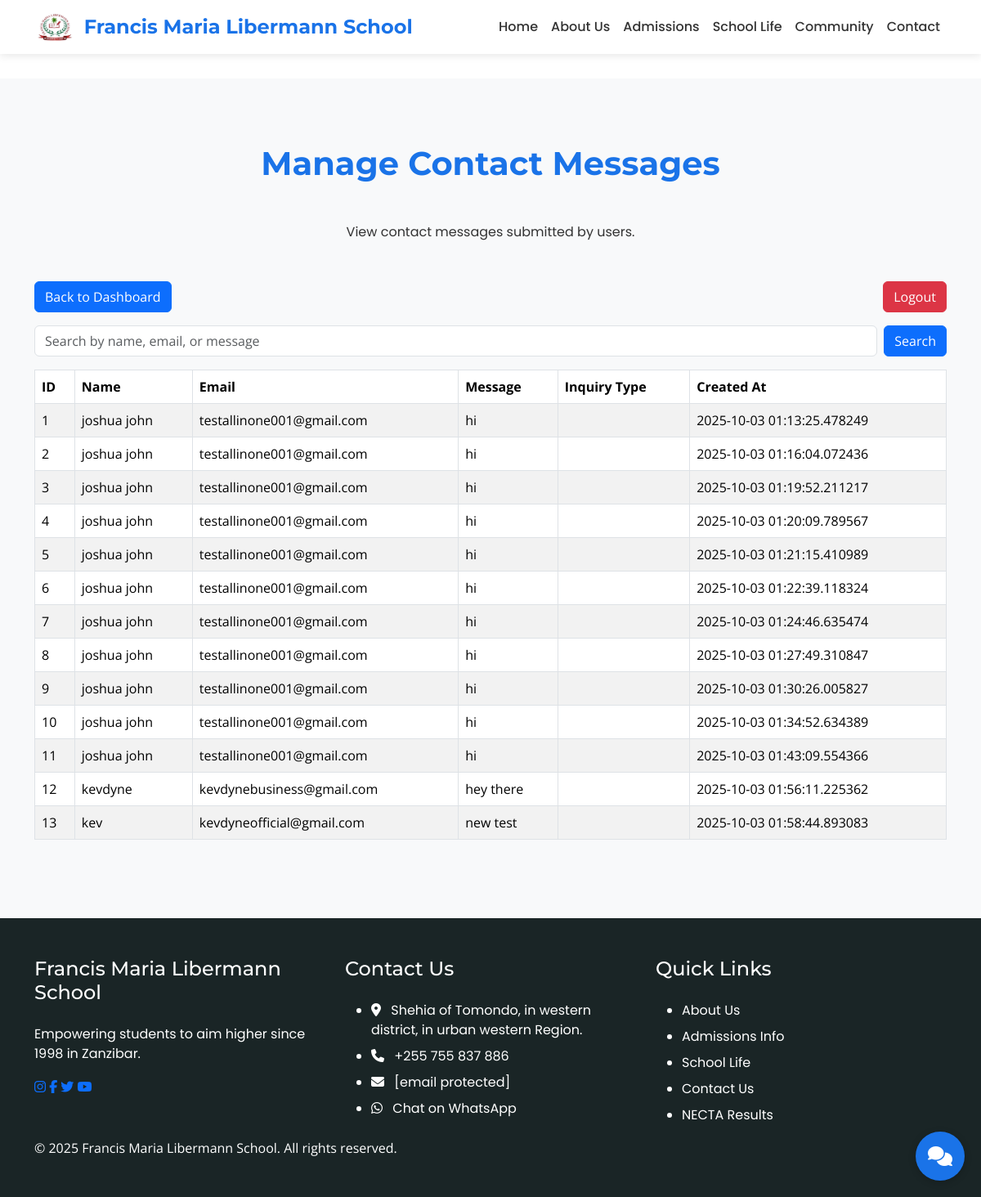
The app's page /admin/contacts (signed in), older data.
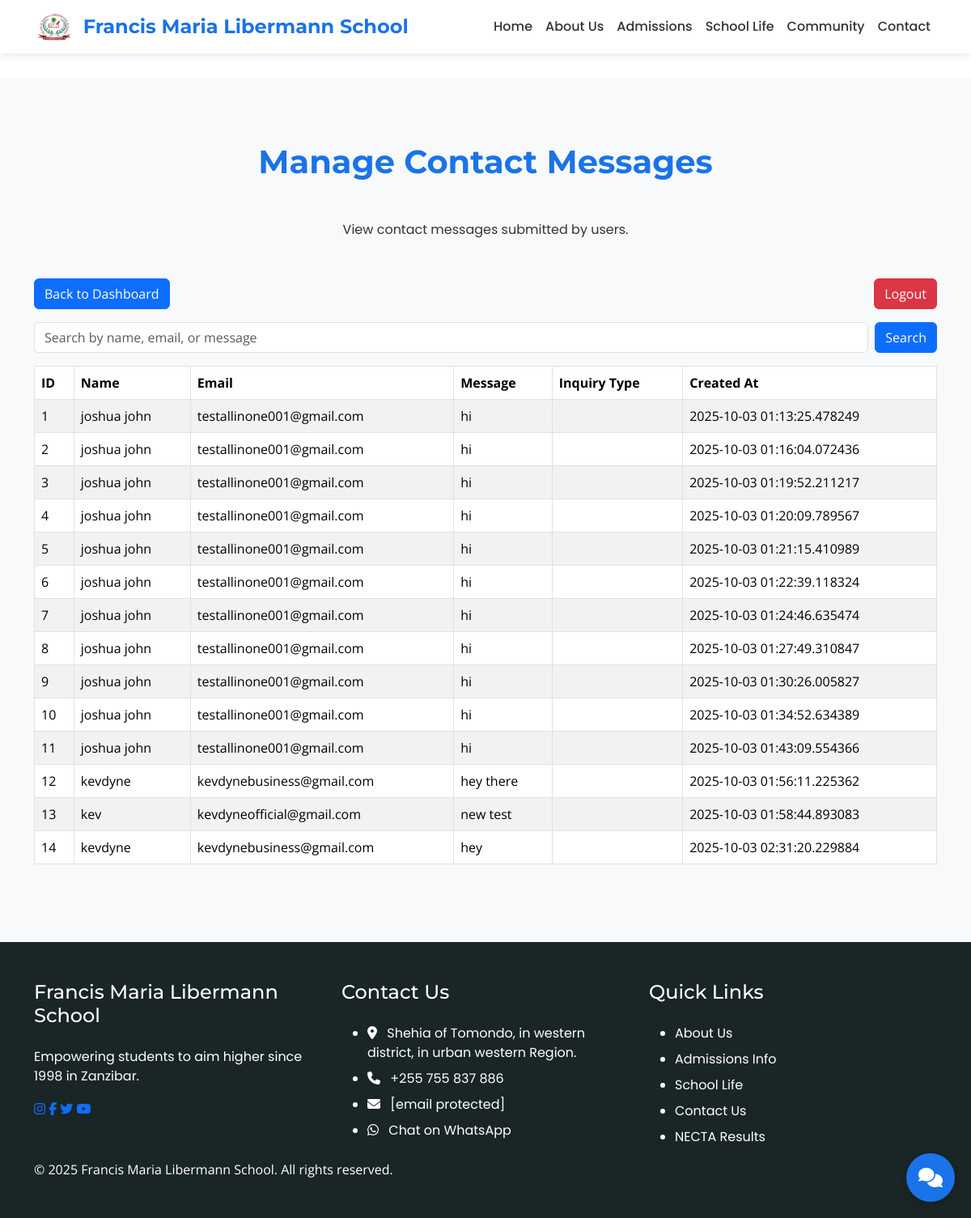
The same page, newer data.
### app/models.py (models this page shows, shortened)
class Contact(db.Model):
    id = db.Column(db.Integer, primary_key=True)
    name = db.Column(db.String(100), nullable=False)
    email = db.Column(db.String(120), nullable=False)
    message = db.Column(db.Text, nullable=False)
    created_at = db.Column(db.DateTime, default=datetime.utcnow)

### app/routes.py (the view, shortened to what this page needs)
@main.route('/admin/contacts', methods=['GET', 'POST'])
@login_required
def admin_contacts():
    search_query = request.form.get('search', '') if request.method == 'POST' else ''
    if search_query:
        contacts = Contact.query.filter(
            (Contact.name.ilike(f'%{search_query}%')) |
            (Contact.email.ilike(f'%{search_query}%')) |
            (Contact.message.ilike(f'%{search_query}%'))
        ).all()
    else:
        contacts = Contact.query.all()
    return render_template('admin_contacts.html', contacts=contacts, search_query=search_query)

### app/templates/admin_contacts.html
{% extends "base.html" %}
{% block content %}
<section class="section bg-light">
    <div class="container">
        <h2 class="section-title">Manage Contact Messages</h2>
        <p class="text-center mb-5">View contact messages submitted by users.</p>
        <div class="row mb-3">
            <div class="col-md-12">
                <a href="{{ url_for('main.admin_dashboard') }}" class="btn btn-primary">Back to Dashboard</a>
                <a href="{{ url_for('main.admin_logout') }}" class="btn btn-danger float-end">Logout</a>
            </div>
        </div>
        <div class="row mb-3">
            <div class="col-md-12">
                <form method="POST" class="d-flex">
                    <input type="text" name="search" class="form-control me-2" placeholder="Search by name, email, or message" value="{{ search_query }}">
                    <button type="submit" class="btn btn-primary">Search</button>
                </form>
            </div>
        </div>
        <div class="row">
            <div class="col-md-12">
                <table class="table table-bordered table-striped">
                    <thead>
                        <tr>
                            <th>ID</th>
                            <th>Name</th>
                            <th>Email</th>
                            <th>Message</th>
                            <th>Inquiry Type</th>
                            <th>Created At</th>
                        </tr>
                    </thead>
                    <tbody>
                        {% for contact in contacts %}
                        <tr>
                            <td>{{ contact.id }}</td>
                            <td>{{ contact.name }}</td>
                            <td>{{ contact.email }}</td>
                            <td>{{ contact.message }}</td>
                            <td>{{ contact.inquiry_type }}</td>
                            <td>{{ contact.created_at }}</td>
                        </tr>
                        {% endfor %}
                    </tbody>
                </table>
            </div>
        </div>
    </div>
</section>
{% endblock %}

### app/templates/base.html (shortened to what this page needs)
<!DOCTYPE html>
<html lang="en">
<head>
    <link rel="stylesheet" href="https://cdnjs.cloudflare.com/ajax/libs/font-awesome/6.5.1/css/all.min.css">
    <link href="https://cdn.jsdelivr.net/npm/bootstrap@5.3.3/dist/css/bootstrap.min.css" rel="stylesheet">
    <link rel="stylesheet" href="https://unpkg.com/aos@2.3.1/dist/aos.css">
    <link rel="stylesheet" href="{{ url_for('static', filename='styles.css') }}">
</head>
<body>
    <div id="content" style="display: none;">
        <nav class="navbar navbar-expand-lg navbar-light fixed-top" id="mainNav">
            <div class="container">
                <a class="navbar-brand" href="{{ url_for('main.index') }}" data-translate="Francis Maria Libermann School">
                    <img src="{{ url_for('static', filename='assets/logo.jpeg') }}" alt="FML Logo" style="height: 40px; display: inline-block; vertical-align: middle; margin-right: 10px;">
                    Francis Maria Libermann School
                </a>
                <div class="collapse navbar-collapse" id="navbarNav">
                    <ul class="navbar-nav ms-auto">
                        <li class="nav-item">
                            <a class="nav-link {% if current_page == 'index' %}active{% endif %}" href="{{ url_for('main.index') }}" data-translate="Home">Home</a>
                        </li>
                        <li class="nav-item">
                            <a class="nav-link {% if current_page == 'about' %}active{% endif %}" href="{{ url_for('main.index') }}#about" data-translate="About Us">About Us</a>
                        </li>
                        <li class="nav-item">
                            <a class="nav-link {% if current_page == 'admissions' %}active{% endif %}" href="{{ url_for('main.admissions') }}" data-translate="Admissions">Admissions</a>
                        </li>
                        <li class="nav-item">
                            <a class="nav-link {% if current_page == 'school-life' %}active{% endif %}" href="{{ url_for('main.school_life') }}" data-translate="School Life">School Life</a>
                        </li>
                        <li class="nav-item">
                            <a class="nav-link {% if current_page == 'community' %}active{% endif %}" href="{{ url_for('main.community') }}" data-translate="Community">Community</a>
                        </li>
                        <li class="nav-item">
                            <a class="nav-link {% if current_page == 'contact' %}active{% endif %}" href="{{ url_for('main.contact') }}" data-translate="Contact">Contact</a>
                        </li>
                    </ul>
                </div>
            </div>
        </nav>
        <div class="container mt-5 pt-5" id="flashMessages">
        </div>
        {% block content %}{% endblock %}
        <footer class="footer">
            <div class="container">
                <div class="row">
                    <div class="col-lg-4 mb-4 mb-lg-0">
                        <h4 data-translate="Francis Maria Libermann School">Francis Maria Libermann School</h4>
                        <p data-translate="Empowering students to aim higher since 1998 in Zanzibar.">
                            Empowering students to aim higher since 1998 in Zanzibar.
                        </p>
                        <div class="social-links">
                            <a href="https://www.instagram.com/fmlibermann/?hl=en" target="_blank" aria-label="Instagram"><i class="fab fa-instagram"></i></a>
                            <a href="#" aria-label="Facebook"><i class="fab fa-facebook-f"></i></a>
                            <a href="#" aria-label="Twitter"><i class="fab fa-twitter"></i></a>
                            <a href="#" aria-label="YouTube"><i class="fab fa-youtube"></i></a>
                        </div>
                    </div>
                    <div class="col-lg-4 mb-4 mb-lg-0">
                        <h4 data-translate="Contact Us">Contact Us</h4>
                        <ul class="footer-links">
                            <li><i class="fas fa-map-marker-alt me-2" aria-hidden="true"></i> <span data-translate="Shehia of Tomondo, in western district, in urban western Region.">Shehia of Tomondo, in western district, in urban western Region.</span></li>
                            <li><i class="fas fa-phone me-2" aria-hidden="true"></i> <span data-translate="+255 755 837 886">+255 755 837 886</span></li>
                            <li><i class="fas fa-envelope me-2" aria-hidden="true"></i> <span data-translate="info@maristboys.ac.tz"><a href="/cdn-cgi/l/email-protection" class="__cf_email__" data-cfemail="b7ded9d1d8f7dad6c5dec4c3d5d8cec499d6d499c3cd">[email protected]</a></span></li>
                            <li><i class="fab fa-whatsapp me-2" aria-hidden="true"></i> <a href="https://wa.me/255742901900?text=Hello,%20I%20need%20assistance%20with%20Francis%20Maria%20Libermann%20School!" target="_blank" data-translate="Chat on WhatsApp">Chat on WhatsApp</a></li>
                        </ul>
                    </div>
                    <div class="col-lg-4">
                        <h4 data-translate="Quick Links">Quick Links</h4>
                        <ul class="footer-links">
                            <li><a href="{{ url_for('main.index') }}#about" data-translate="About Us">About Us</a></li>
                            <li><a href="{{ url_for('main.admissions') }}" data-translate="Admissions Info">Admissions Info</a></li>
                            <li><a href="{{ url_for('main.school_life') }}" data-translate="School Life">School Life</a></li>
                            <li><a href="{{ url_for('main.contact') }}" data-translate="Contact Us">Contact Us</a></li>
                            <li><a href="https://matokeo.necta.go.tz/" target="_blank" data-translate="NECTA Results">NECTA Results</a></li>
                        </ul>
                    </div>
                </div>
                <div class="copyright" data-translate="© 2025 Francis Maria Libermann School. All rights reserved.">
                    © 2025 Francis Maria Libermann School. All rights reserved.
                </div>
            </div>
        </footer>
        <div class="chatbot">
            <button class="chatbot-toggle" aria-label="Open Chatbot">
                <i class="fas fa-comments" aria-hidden="true"></i>
            </button>
        </div>
    </div>
</body>
</html>

### app/static/styles.css (style rules this page uses)
body { font-family: 'Open Sans', sans-serif; color: #333; margin: 0; padding: 0; overflow-x: hidden; overflow-y: hidden; transition: overflow-y 0.3s ease; }
body.loaded { overflow-y: auto; }
h1, h2, h3, h4, h5, h6 { font-family: 'Montserrat', sans-serif; }
p, a, li { font-family: 'Poppins', sans-serif; }
#content { opacity: 0; transition: opacity 0.5s ease; }
#content.visible { opacity: 1; }
.navbar { transition: all 0.3s ease; background: rgba(255, 255, 255, 0.95); box-shadow: 0 2px 10px rgba(0, 0, 0, 0.1); position: fixed; width: 100%; z-index: 1000; }
.navbar-brand { font-family: 'Montserrat', sans-serif; font-weight: 700; font-size: 1.5rem; color: #1a73e8 !important; transition: color 0.3s ease; display: flex; align-items: center; }
.navbar-brand img { height: 40px; margin-right: 10px; transition: height 0.3s ease; }
.nav-item { position: relative; }
.nav-link { font-family: 'Poppins', sans-serif; font-weight: 500; font-size: 1rem; color: #333 !important; padding: 10px 15px; transition: color 0.3s ease; position: relative; display: inline-block; }
.nav-link::after { content: ''; position: absolute; width: 0; height: 2px; bottom: 0; left: 0; background-color: #1a73e8; transition: width 0.3s ease; }
.section { padding: 5rem 0; }
.section-title { font-size: 2.5rem; font-weight: 700; text-align: center; margin-bottom: 3rem; color: #1a73e8; }
.footer { background: #1a2526; color: #fff; padding: 3rem 0; }
.footer h4 { font-size: 1.5rem; margin-bottom: 1.5rem; }
.footer-links li { margin-bottom: 0.5rem; }
.footer-links a { color: #fff; text-decoration: none; transition: color 0.3s ease; }
.chatbot { position: fixed; bottom: 20px; right: 20px; z-index: 1000; }
.chatbot-toggle { background: #1a73e8; color: #fff; border: none; width: 60px; height: 60px; border-radius: 50%; display: flex; justify-content: center; align-items: center; font-size: 1.5rem; cursor: pointer; box-shadow: 0 2px 10px rgba(0, 0, 0, 0.2); transition: background 0.3s ease; }

Row changes from the older to the newer data that the page shows:
added Contact: id "14", name "kevdyne", email "kevdynebusiness@gmail.com", message "hey", created_at "2025-10-03 02:31:20.229884"
